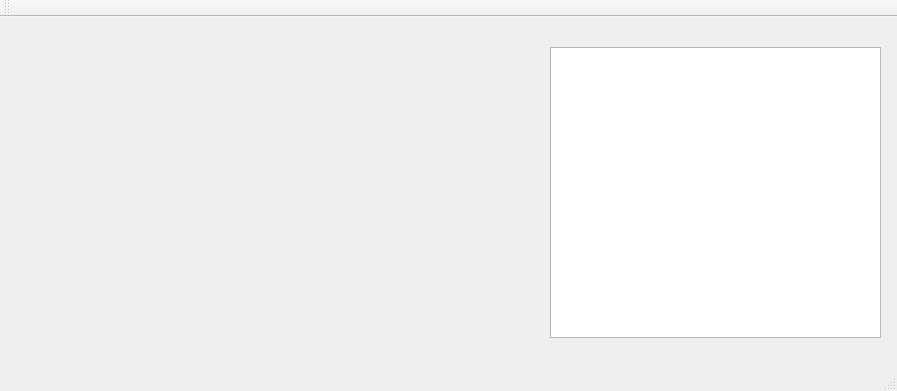
<?xml version="1.0" encoding="UTF-8"?>
<ui version="4.0">
 <class>OneToneSimpleClass</class>
 <widget class="QMainWindow" name="OneToneSimpleClass">
  <property name="geometry">
   <rect>
    <x>0</x>
    <y>0</y>
    <width>897</width>
    <height>391</height>
   </rect>
  </property>
  <property name="windowTitle">
   <string>OneToneSimple</string>
  </property>
  <widget class="QWidget" name="centralWidget">
   <widget class="QCustomPlot" name="widget" native="true">
    <property name="geometry">
     <rect>
      <x>30</x>
      <y>20</y>
      <width>491</width>
      <height>311</height>
     </rect>
    </property>
   </widget>
   <widget class="QListWidget" name="listWidget">
    <property name="geometry">
     <rect>
      <x>550</x>
      <y>30</y>
      <width>331</width>
      <height>291</height>
     </rect>
    </property>
   </widget>
  </widget>
  <widget class="QMenuBar" name="menuBar">
   <property name="geometry">
    <rect>
     <x>0</x>
     <y>0</y>
     <width>897</width>
     <height>21</height>
    </rect>
   </property>
  </widget>
  <widget class="QToolBar" name="mainToolBar">
   <attribute name="toolBarArea">
    <enum>TopToolBarArea</enum>
   </attribute>
   <attribute name="toolBarBreak">
    <bool>false</bool>
   </attribute>
  </widget>
  <widget class="QStatusBar" name="statusBar"/>
 </widget>
 <layoutdefault spacing="6" margin="11"/>
 <customwidgets>
  <customwidget>
   <class>QCustomPlot</class>
   <extends>QWidget</extends>
   <header>qcustomplot.h</header>
   <container>1</container>
  </customwidget>
 </customwidgets>
 <resources>
  <include location="onetonesimple.qrc"/>
 </resources>
 <connections/>
</ui>
